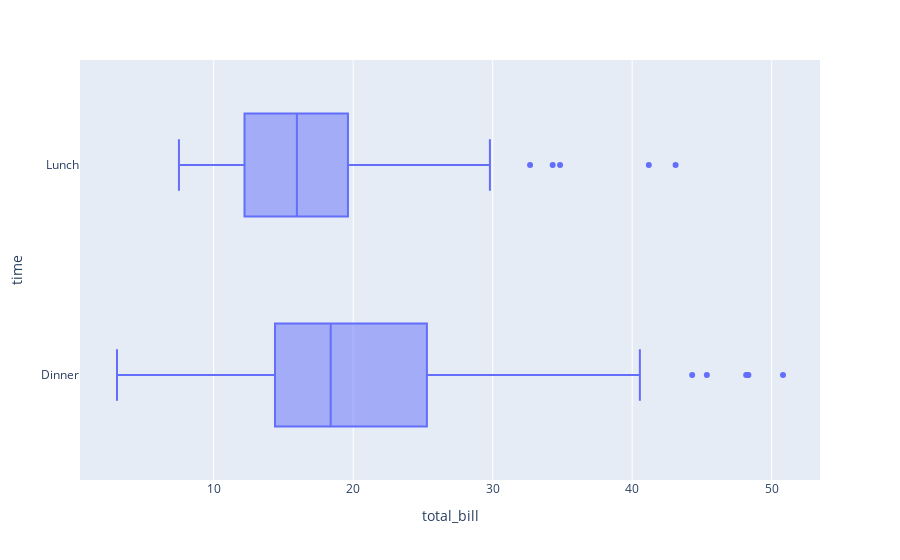

This figure's notebook cell:
### Code cell
fig2 = px.box(df1, x = 'total_bill', y = 'time')
fig2.show()

### Figure 1 — Plotly figure (JSON) as saved in the notebook; plotly's stock layout.template omitted (floating-point values rounded to 4 significant figures; data arrays with more than 128 entries replaced by an {"elided": "..."} marker saying what was removed)
{"data": [{"alignmentgroup": "True", "hovertemplate": "total_bill=%{x}<br>time=%{y}<extra></extra>", "legendgroup": "", "marker": {"color": "#636efa"}, "name": "", "notched": false, "offsetgroup": "", "orientation": "h", "showlegend": false, "type": "box", "x": {"elided": "244 float values"}, "x0": " ", "xaxis": "x", "y": {"elided": "244 str values"}, "y0": " ", "yaxis": "y"}], "layout": {"boxmode": "group", "legend": {"tracegroupgap": 0}, "margin": {"t": 60}, "xaxis": {"anchor": "y", "domain": [0, 1], "title": {"text": "total_bill"}}, "yaxis": {"anchor": "x", "domain": [0, 1], "title": {"text": "time"}}}}
